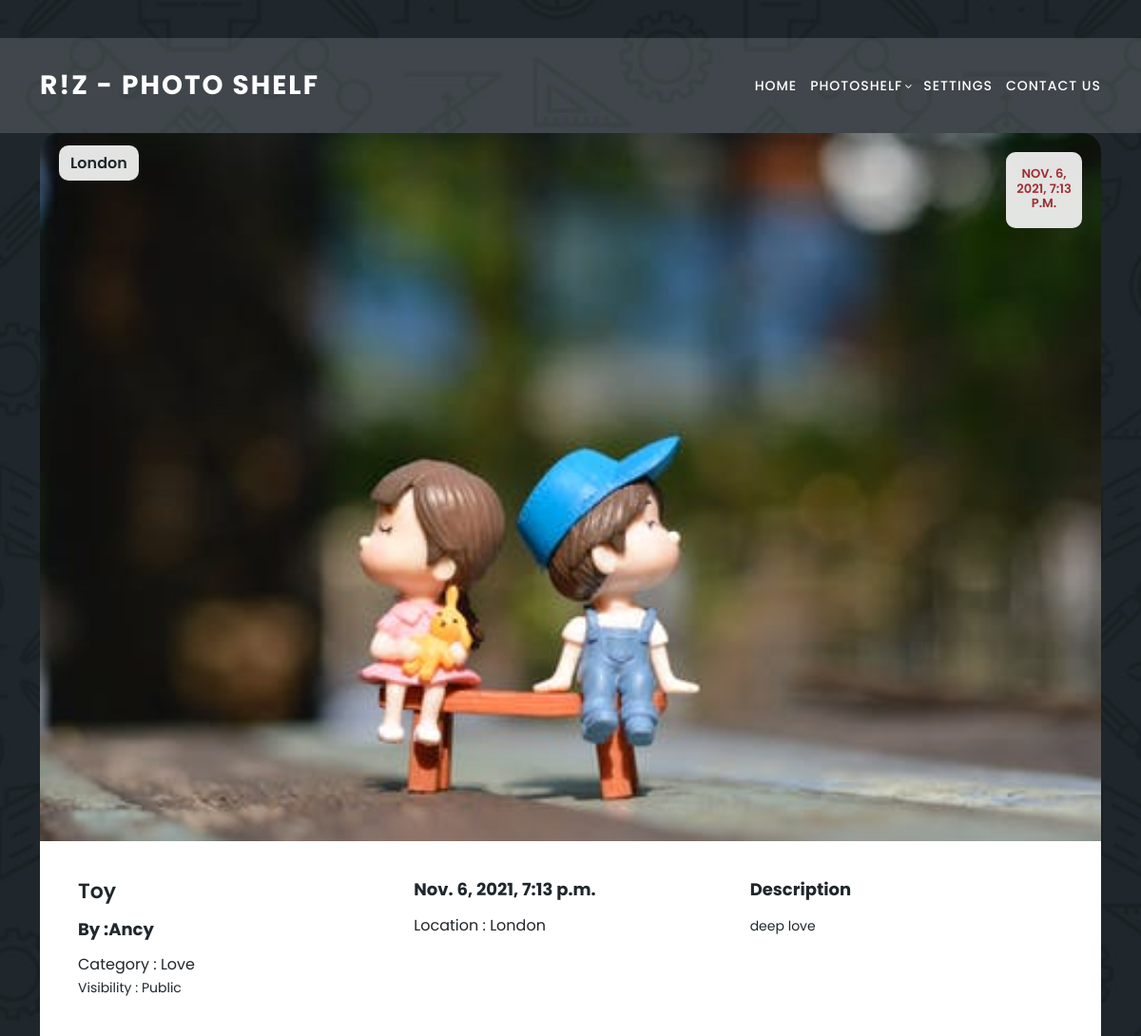
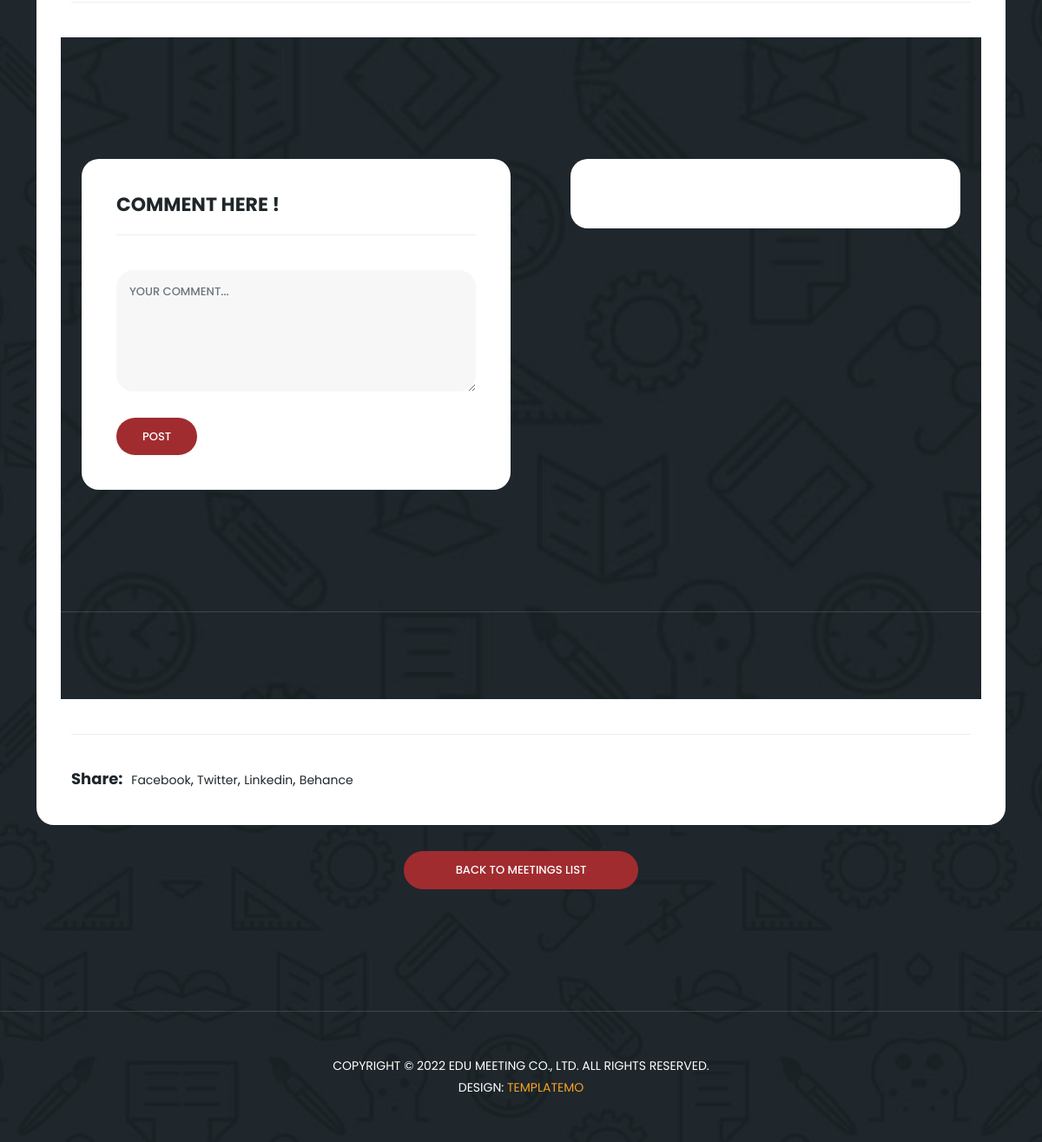
Screenshot of /dphoto/2/ with the database file from the repository (2 pictures, top to bottom).
### PhotoApp/models.py (models this page shows, shortened)
class Photo(models.Model):
    Title = models.CharField(max_length=200)
    Location = models.CharField(max_length=200)
    Image = models.ImageField(upload_to='picture')
    Description=models.TextField()
    Date= models.DateTimeField(auto_now_add=True)
    Owner=models.ForeignKey(User,on_delete=models.CASCADE)
    Visibility = models.CharField(max_length=200)
    Category = models.CharField(max_length=200)

### PhotoApp/views.py (the view)
# urls.py: path('dphoto/<int:id>/', views.dphoto, name='dphoto'),
def dphoto(request, id):
    poto = Photo.objects.filter(id=id)
    post = Posts.objects.filter(Photoid=id)
    if request.method == "POST":
        Comment = request.POST.get('Comment')
        on = request.user
        obj = Posts(Comment=Comment, Photoid_id=id, By=on)
        obj.save()
    return render(request, 'dphoto.html', {'poto': poto, 'post': post})

### Templates/dphoto.html (shortened to what this page needs)
{% extends 'base.html' %}
{% load static %}
{% block content %}
  <section class="meetings-page" id="meetings">
    <div class="container">
      <div class="row">
        <div class="col-lg-12">
          <div class="row">
            <div class="col-lg-12">
              {% for i in poto %}
              <div class="meeting-single-item">
                <div class="thumb">
                  <div class="price">
                    <span>{{i.Location}}</span>
                  </div>
                  <div class="date">
                    <h6> {{i.Date}}</h6>
                  </div>
                  <a href=""><img src="{{i.Image.url}}" alt="" ></a>
                </div>
                <div class="down-content">
                  <div class="row">
                    <div class="col-lg-4">
                      <div class="hours">
                        <h4>{{i.Title}}</h4>
                        <p> <h5>By :{{i.Owner.username}}</h5><br>Category : {{i.Category}}</p>
                        <p>Visibility : {{i.Visibility}}</p>
                      </div>
                    </div>
                    <div class="col-lg-4">
                      <div class="location">
                        <h5>{{i.Date}}</h5>
                        <br>Location :                     <span>{{i.Location}}</span>
                      </div>
                    </div>
                    <div class="col-lg-4">
                      <div class="book now">
                        <h5>Description</h5>
                        <p>{{i.Description}}</p>
                      </div>
                    </div>
                      <div class="col-lg-12">
                      <div class="share">
                      </div>
                    </div>
  <section class="contact-us" id="contact">
    <div class="container">
      <div class="row">
        <div class="col-lg-6 align-self-center">
          <div class="row">
            <div class="col-lg-12">
              <form id="contact" action="" method="post">
                <div class="row">
                  <div class="col-lg-12">
                    <h2>COMMENT HERE !</h2>
                  </div>
                  <div class="col-lg-12">
                    <fieldset>
                      <textarea name="Comment" type="text" class="form-control" id="Comment" placeholder="YOUR COMMENT..." required=""></textarea>
                    </fieldset>
                  </div>
                  <div class="col-lg-12">
                    <fieldset>
                      <button type="submit" id="form-submit" class="button">POST</button>
                    </fieldset>
                  </div>
                </div>
              </form>
            </div>
          </div>
        </div>
 <div class="col-lg-6">
          <div class="accordions is-first-expanded">
        </div>
        </div>
      </div>
    </div>
    <div class="footer">
    </div>
  </section>
                    <div class="col-lg-12">
                      <div class="share">
                        <h5>Share:</h5>
                        <ul>
                          <li><a href="#">Facebook</a>,</li>
                          <li><a href="#">Twitter</a>,</li>
                          <li><a href="#">Linkedin</a>,</li>
                          <li><a href="#">Behance</a></li>
                        </ul>
                      </div>
                    </div>
                  </div>
                </div>
              </div>
            </div>
            <div class="col-lg-12">
              <div class="main-button-red">
                <a href="{% url 'allphoto'  %}">Back To Meetings List</a>
              </div>
            </div>
          </div>
        </div>
      </div>
    </div>
   {% endfor %}
    <div class="footer">
      <p>Copyright © 2022 Edu Meeting Co., Ltd. All Rights Reserved.
          <br>Design: <a href="https://templatemo.com" target="_parent" title="free css templates">TemplateMo</a></p>
    </div>
  </section>
{% endblock %}

### rows the page displays
Photo: Location "London", Date "NOV. 6, 2021, 7:13 P.M.", Image (picture), Title "Toy", Owner.username "Ancy", Category "Love", Visibility "Public", Date "Nov. 6, 2021, 7:13 p.m.", Description "deep love"
